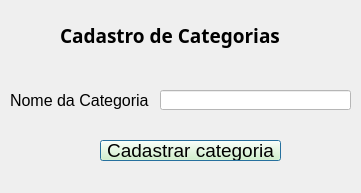
<?xml version="1.0" encoding="UTF-8"?>
<ui version="4.0">
 <class>Dialog</class>
 <widget class="QDialog" name="Dialog">
  <property name="geometry">
   <rect>
    <x>0</x>
    <y>0</y>
    <width>361</width>
    <height>193</height>
   </rect>
  </property>
  <property name="windowTitle">
   <string>Controle de Estoque</string>
  </property>
  <widget class="QLabel" name="label_9">
   <property name="geometry">
    <rect>
     <x>60</x>
     <y>10</y>
     <width>261</width>
     <height>51</height>
    </rect>
   </property>
   <property name="font">
    <font>
     <family>Arial Black</family>
     <pointsize>14</pointsize>
     <weight>75</weight>
     <bold>true</bold>
    </font>
   </property>
   <property name="text">
    <string>Cadastro de Categorias</string>
   </property>
  </widget>
  <widget class="QLabel" name="label_10">
   <property name="geometry">
    <rect>
     <x>10</x>
     <y>90</y>
     <width>141</width>
     <height>20</height>
    </rect>
   </property>
   <property name="font">
    <font>
     <family>Arial</family>
     <pointsize>12</pointsize>
    </font>
   </property>
   <property name="text">
    <string>Nome da Categoria</string>
   </property>
  </widget>
  <widget class="QLineEdit" name="lineEdit_5">
   <property name="geometry">
    <rect>
     <x>160</x>
     <y>90</y>
     <width>191</width>
     <height>20</height>
    </rect>
   </property>
   <property name="styleSheet">
    <string notr="true">background-color: rgb(255, 255, 255);</string>
   </property>
  </widget>
  <widget class="QPushButton" name="pushButton_3">
   <property name="geometry">
    <rect>
     <x>100</x>
     <y>140</y>
     <width>181</width>
     <height>21</height>
    </rect>
   </property>
   <property name="font">
    <font>
     <family>Arial</family>
     <pointsize>14</pointsize>
    </font>
   </property>
   <property name="styleSheet">
    <string notr="true">background-color: rgb(220, 255, 190);</string>
   </property>
   <property name="text">
    <string>Cadastrar categoria</string>
   </property>
  </widget>
 </widget>
 <resources/>
 <connections/>
</ui>
